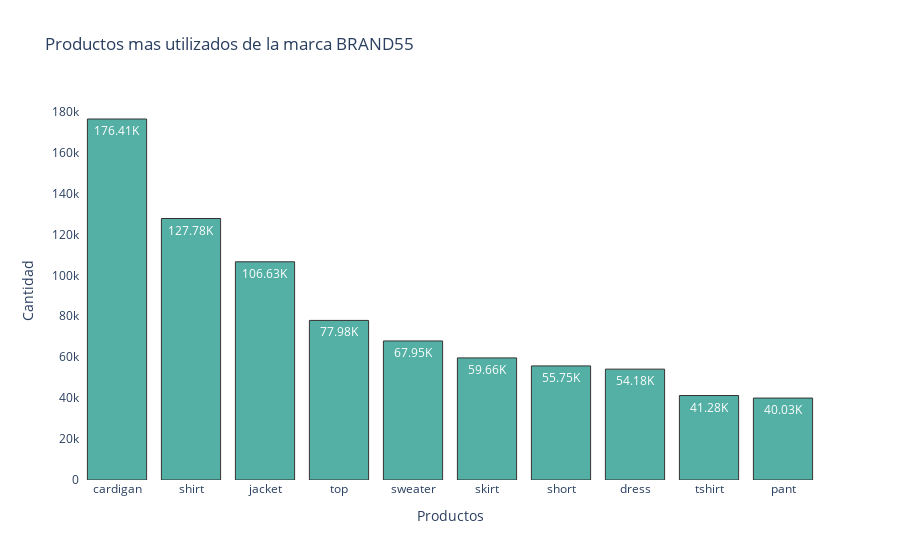

The notebook cell this image was saved under:
### Code cell
colores = paleta[1]
orden=orden[0:10]
fig = go.Figure(data=[go.Bar(x=orden, y=orden1,text=orden,textposition='auto',texttemplate = [human_format(a) for a in orden1], orientation='v')])
fig.update_traces(marker_color=colores,marker_line_width=1, opacity=0.8, marker_line_color = 'black')

fig.update_layout(
    title='Productos mas utilizados de la marca BRAND55',
    xaxis_title = 'Productos',
    yaxis_title = 'Cantidad',
    paper_bgcolor='white',
    plot_bgcolor='white')

### Figure 1 — Plotly figure (JSON) as saved in the notebook; plotly's stock layout.template omitted (floating-point values rounded to 4 significant figures)
{"data": [{"marker": {"color": "#2A9D8F", "line": {"color": "black", "width": 1}}, "opacity": 0.8, "orientation": "v", "text": ["cardigan", "shirt", "jacket", "top", "sweater", "skirt", "short", "dress", "tshirt", "pant"], "textposition": "auto", "texttemplate": ["176.41K", "127.78K", "106.63K", "77.98K", "67.95K", "59.66K", "55.75K", "54.18K", "41.28K", "40.03K", "32.13K", "31.54K", "25.42K", "7.32K", "7.16K", "2.82K"], "type": "bar", "x": ["cardigan", "shirt", "jacket", "top", "sweater", "skirt", "short", "dress", "tshirt", "pant"], "y": [176405, 127777, 106627, 77982, 67955, 59665, 55752, 54178, 41284, 40035, 32132, 31542, 25416, 7322, 7160, 2816]}], "layout": {"paper_bgcolor": "white", "plot_bgcolor": "white", "title": {"text": "Productos mas utilizados de la marca BRAND55"}, "xaxis": {"title": {"text": "Productos"}}, "yaxis": {"title": {"text": "Cantidad"}}}}
